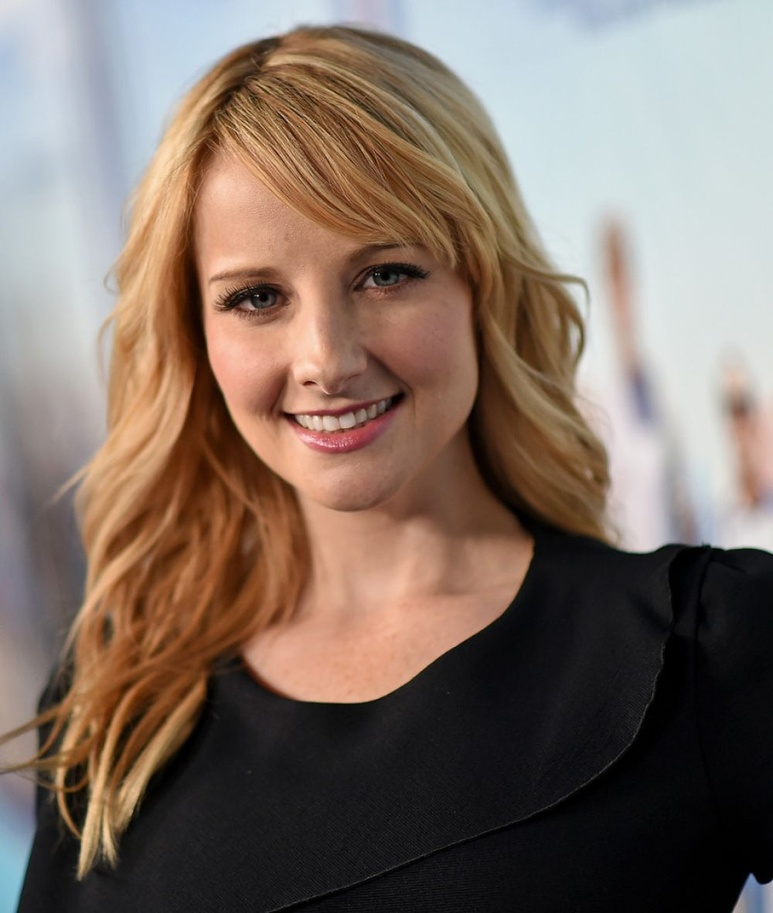
#> input picture notebooks/bernie.jpg, 773 x 913 px, shrunk from 1000 x 1182 before the run, given in place of the camera
$ python 3-image-filters.py
#> lines starting #> are read from the running program, lines starting #| are printed output that depends on the picture; after the words box and inside, x2 and y2 are one past the last pixel; in counts of white or black regions, pixels touching at a corner belong together
#> further down, frame is the input picture: shape (913, 773, 3); mean B, G, R 100.8, 111.1, 127.2
__version__= '1.0.0'
__author__= 'Ara Buenaventura'

import cv2
import numpy as np

def apply_invert(frame):
  return cv2.bitwise_not(frame)
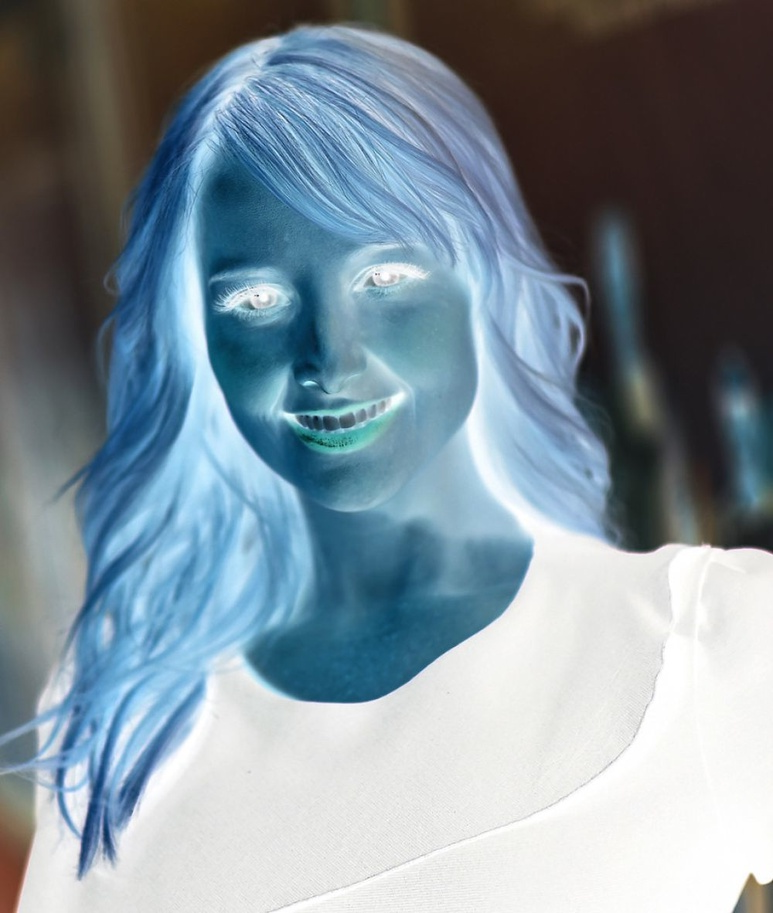
#> returned value: shape (913, 773, 3); mean of channels 0, 1, 2 154.2, 143.9, 127.8; drawn as B, G, R

def apply_sepia(frame, intensity=0.5):
#> called with intensity = 0.5
  blue, green, red = 100, 70, 15
  #frame = cv2.cvtColor(frame, cv2.COLOR_BGR2BGRA)
  frame = apply_alpha_convert(frame) #function
  frame_height, frame_width, frame_channel = frame.shape
#> frame_height = 913; frame_width = 773; frame_channel = 4
  sepia_bgra = (blue, green, red, 1)

  overlay = np.full((frame_height, frame_width, 4), sepia_bgra, dtype='uint8')

  frame = cv2.addWeighted(overlay, intensity, frame, 1.0, 0)
  frame = cv2.cvtColor(frame, cv2.COLOR_BGR2BGRA)
  return frame

def apply_filter2(frame, intensity=0.5):
#> called with intensity = 0.5
  blue, green, red = 50, 70, 15
  frame = cv2.cvtColor(frame, cv2.COLOR_BGR2BGRA)
  frame_height, frame_width, frame_channel = frame.shape
#> frame_height = 913; frame_width = 773; frame_channel = 4
  filter2_bgra = (blue, green, red, 1)

  overlay = np.full((frame_height, frame_width, 4), filter2_bgra, dtype='uint8')

  frame = cv2.addWeighted(overlay, intensity, frame, 1.0, 0)
  frame = cv2.cvtColor(frame, cv2.COLOR_BGR2BGRA)
  return frame

def apply_filter3(frame, intensity=0.5):
#> called with intensity = 0.5
  blue, green, red = 50, 40, 90
  frame = cv2.cvtColor(frame, cv2.COLOR_BGR2BGRA)
  frame_height, frame_width, frame_channel = frame.shape
#> frame_height = 913; frame_width = 773; frame_channel = 4
  filter3_bgra = (blue, green, red, 1)

  overlay = np.full((frame_height, frame_width, 4), filter3_bgra, dtype='uint8')

  frame = cv2.addWeighted(overlay, intensity, frame, 1.0, 0)
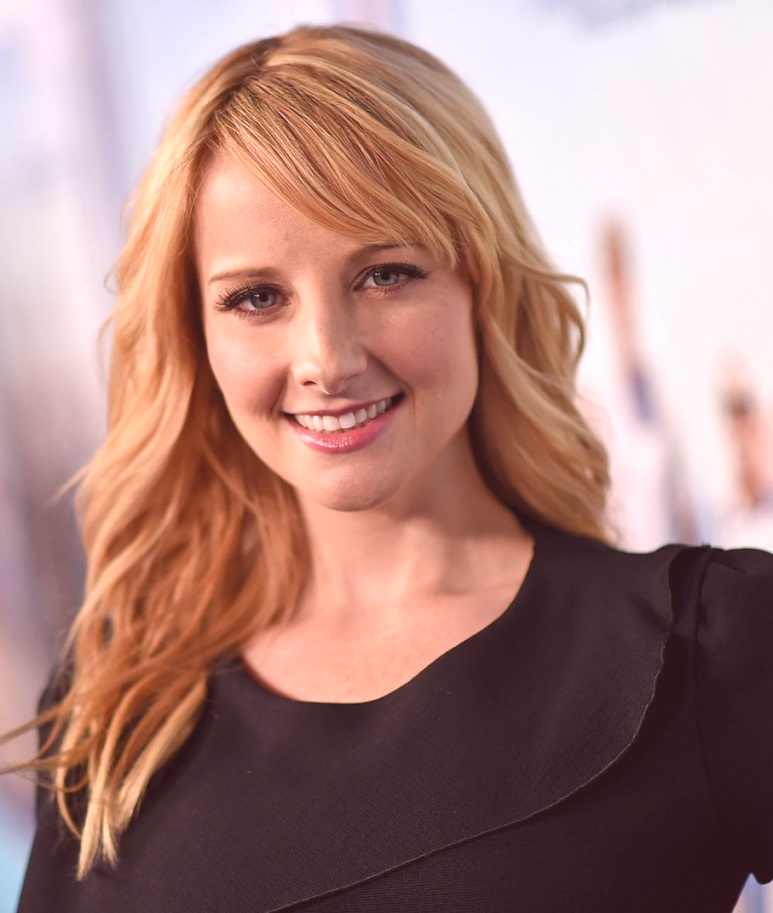
#> frame: shape (913, 773, 4); mean B, G, R, A 125.8, 131.1, 170.4, 255
  frame = cv2.cvtColor(frame, cv2.COLOR_BGR2BGRA)
  return frame

def apply_filter4(frame, intensity=0.5):
#> called with intensity = 0.5
  blue, green, red = 20, 90,40
  frame = cv2.cvtColor(frame, cv2.COLOR_BGR2BGRA)
  frame_height, frame_width, frame_channel = frame.shape
#> frame_height = 913; frame_width = 773; frame_channel = 4
  filter4_bgra = (blue, green, red, 1)

  overlay = np.full((frame_height, frame_width, 4), filter4_bgra, dtype='uint8')

  frame = cv2.addWeighted(overlay, intensity, frame, 1.0, 0)
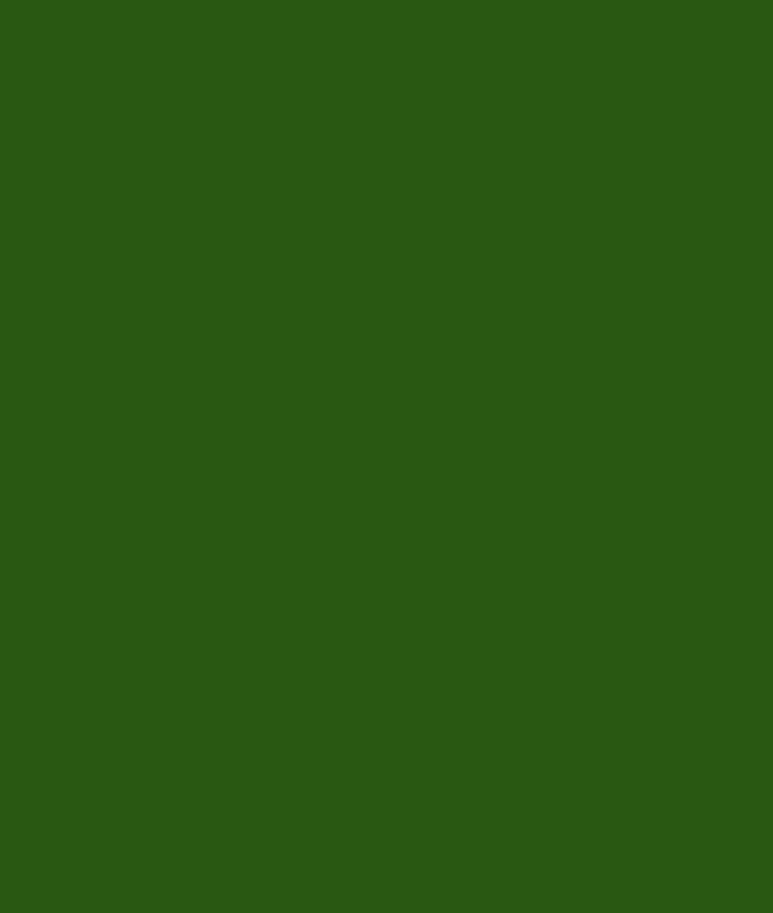
#> overlay: shape (913, 773, 4); mean B, G, R, A 20, 90, 40, 1
  frame = cv2.cvtColor(frame, cv2.COLOR_BGR2BGRA)
  return frame

def apply_alpha_convert(frame):
    try:
        frame.shape[3]
    except IndexError:
        frame = cv2.cvtColor(frame, cv2.COLOR_BGR2BGRA)
        return frame


def apply_portrait_mode(frame):
    frame = apply_alpha_convert(frame)
    gray = cv2.cvtColor(frame, cv2.COLOR_BGR2GRAY)
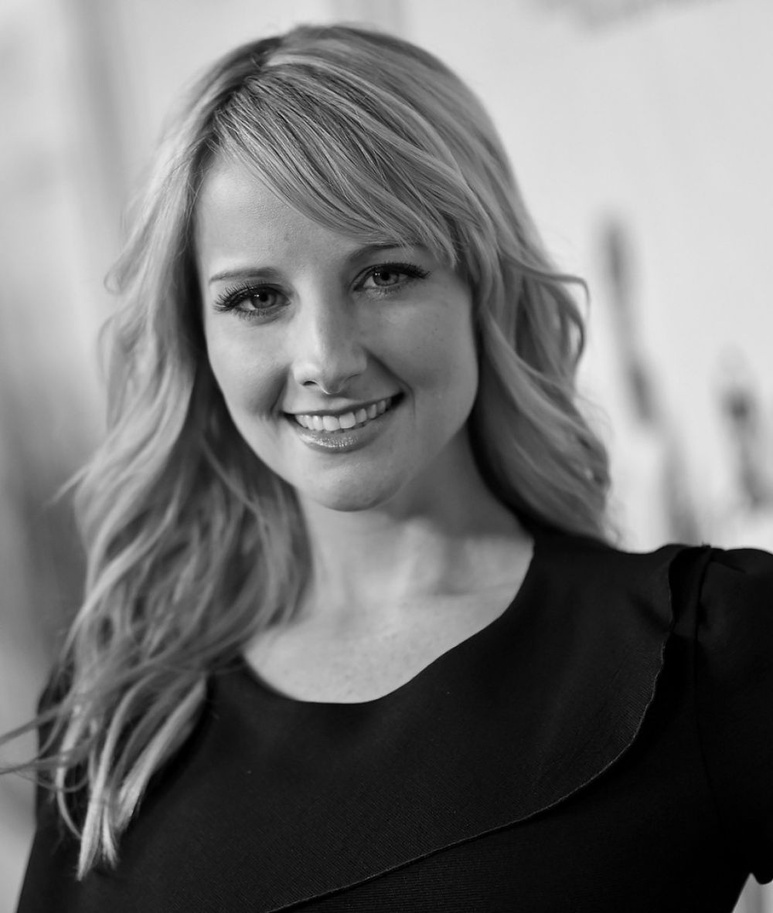
#> gray: shape (913, 773); min 0, max 236, mean 114.7
    _, mask = cv2.threshold(gray, 120, 255, cv2.THRESH_BINARY)
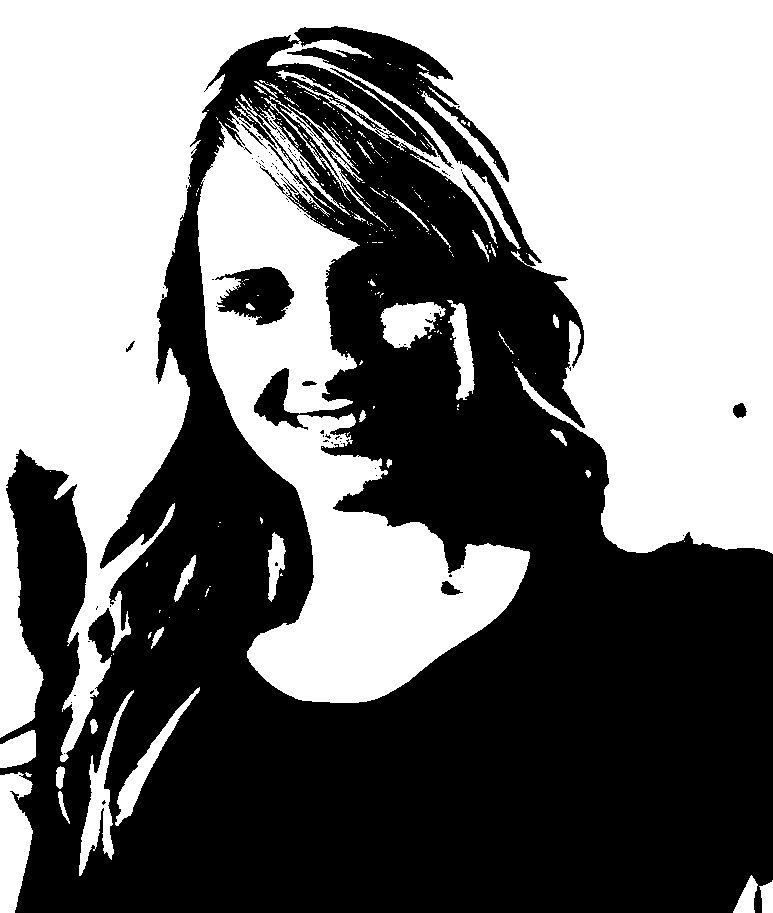
#> mask: shape (913, 773); 47.8% white; 260 white regions (220 under 20 px), largest, box (x1, y1, x2, y2) and area: (0, 0, 773, 762) 250750, (197, 94, 530, 703) 69376, (0, 772, 33, 913) 3454

    mask = cv2.cvtColor(mask, cv2.COLOR_GRAY2BGRA)
#> mask: shape (913, 773, 4)
    blurred = cv2.GaussianBlur(frame, (21, 21), 0)
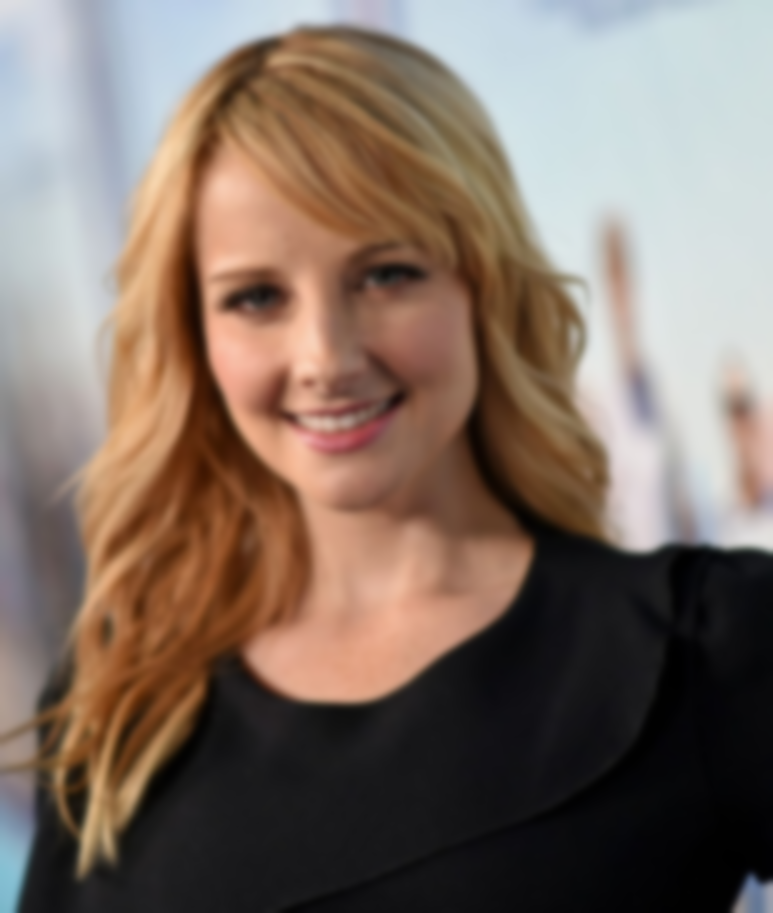
#> blurred: shape (913, 773, 4); mean B, G, R, A 100.8, 111.1, 127.2, 255

    cv2.imshow('mask', mask)
    cv2.imshow('blurred', blurred)

    blended = apply_blend(frame, blurred, mask)
    frame = cv2.cvtColor(blended, cv2.COLOR_BGRA2BGR)
    return frame

def apply_blend(frame_1, frame_2, mask):
    alpha = mask / 255.0
    blended = cv2.convertScaleAbs(frame_1 * (1 - alpha) + (frame_2 * alpha))
    return blended

cap = cv2.VideoCapture(0)

while True:
    _, frame = cap.read()

    invert = apply_invert(frame)
    sepia = apply_sepia(frame)
    filter2 = apply_filter2(frame)
    filter3 = apply_filter3(frame)
    filter4 = apply_filter4(frame)
    portrait = apply_portrait_mode(frame)

    cv2.imshow('frame', frame)
    cv2.imshow('invert', invert)
    cv2.imshow('sepia', sepia)
    #cv2.imshow('filter2', filter2)
    #cv2.imshow('filter3', filter3)
    #cv2.imshow('filter4', filter4)
    cv2.imshow('portrait', portrait)

    if cv2.waitKey(1) & 0xFF == ord('q'):
#> (key q is pressed here)
      break

$ run again, on notebooks/buenaventura-ara.jpg
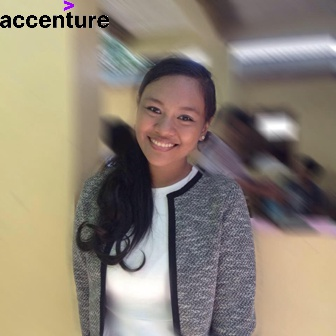
#> input picture notebooks/buenaventura-ara.jpg, 336 x 336 px, given in place of the camera
#> frame is the input picture: shape (336, 336, 3); mean B, G, R 118.3, 132, 142.7
#> in apply_portrait_mode, `_, mask = cv2.threshold(gray, 120, 255, cv2.THRESH_BINARY)`:
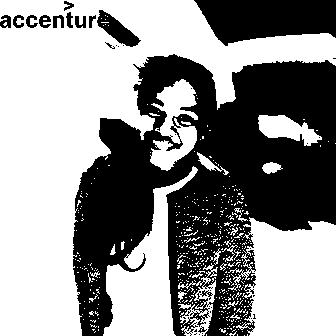
#> mask: shape (336, 336); 56.6% white; 40 black regions (25 under 20 px), largest, box (x1, y1, x2, y2) and area: (73, 54, 336, 336) 42619, (194, 0, 336, 46) 4871, (97, 10, 141, 47) 684
#> in apply_blend, `blended = cv2.convertScaleAbs(frame_1 * (1 - alpha) + (frame_2 * alpha))`:
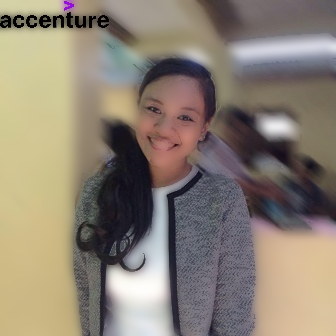
#> blended: shape (336, 336, 4); mean B, G, R, A 115.9, 129.4, 140, 255
